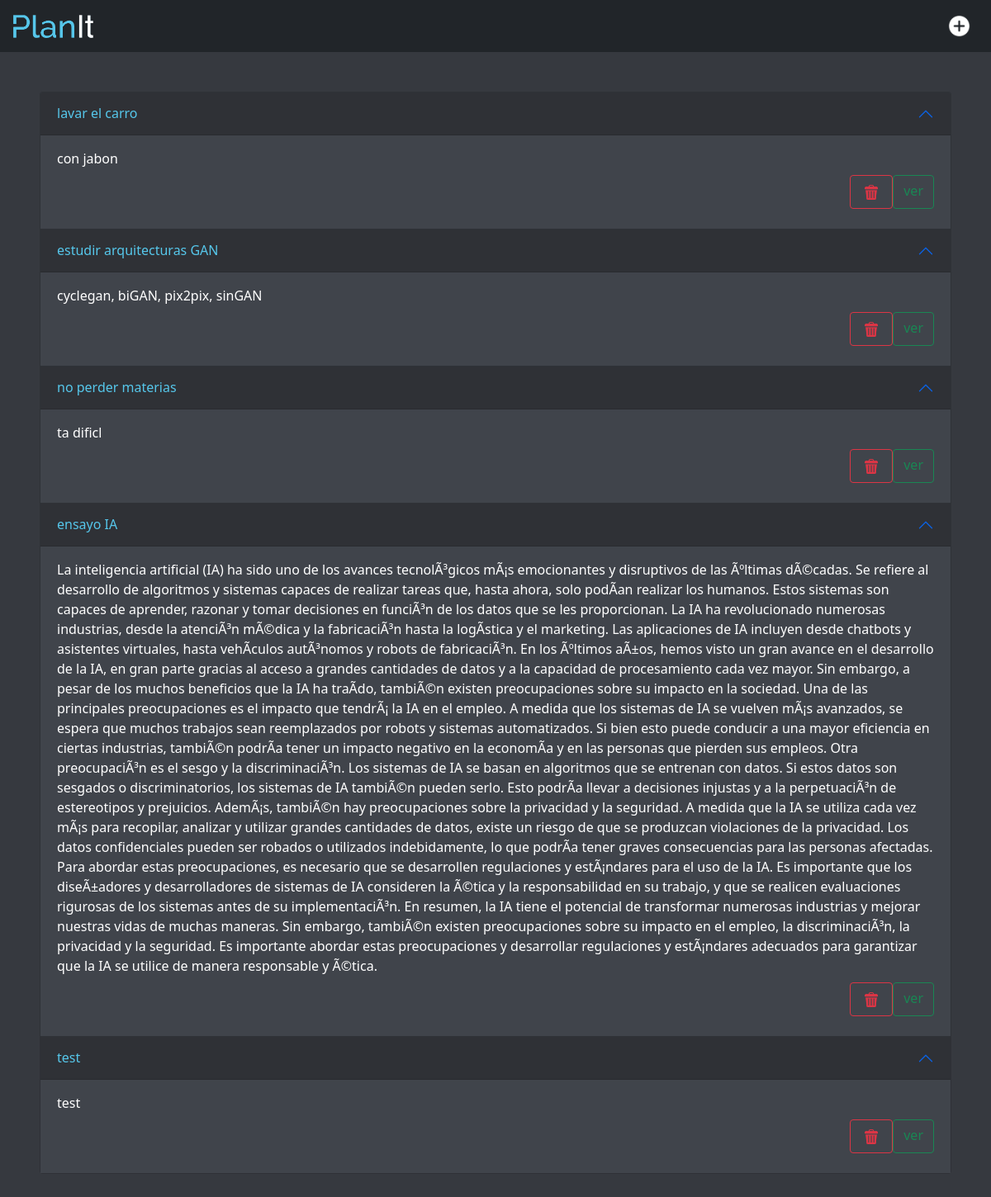
The page / on the database its author committed.
### tables this page shows
CREATE TABLE elements (
    id INTEGER PRIMARY KEY AUTOINCREMENT,
    title TEXT,
    body TEXT
);

### app.py (the view)
@app.route("/")
def index():
    connection = sqlite3.connect("database.db")
    connection.row_factory = sqlite3.Row
    elements = connection.execute("SELECT * FROM elements").fetchall()
    connection.close()
    return render_template("index.html", list=elements)

### templates/index.html (shortened to what this page needs)
<!doctype html>
<html lang="en">
  <head>
    <link href="https://cdn.jsdelivr.net/npm/bootstrap@5.1.3/dist/css/bootstrap.min.css" rel="stylesheet">
  </head>
  <body style="background-color: #36393f;">
    <nav class="navbar navbar-expand-lg navbar-dark bg-dark">
        <div class="container-fluid">
          <a class="navbar-brand" href="/">
            <img src="static/PlanIt_logo.png" alt="PlanIt logo" width="25%" height="25%" class="d-inline-block align-text-top m-1">
          </a>
          <ul class="navbar-nav ml-auto">
            <li class="nav-item">
                <a class="nav-link" href="/create"><img src="static/add.png" alt="add element button" width="85%" height="85%"></a>
            </li>
          </ul>
        </div>
      </nav>
      <div class="accordion m-5" id="accordionPanelsStayOpenExample">
        {% for element in list %}
        <div class="accordion-item" style="background-color: #36393f;">
          <h2 class="accordion-header" id="panelsStayOpen-headingOne">
            <button  style="background-color: #2f3136; color: #56c7eb;" class="accordion-button" style="font-weight: 600; " type="button" data-bs-toggle="collapse" data-bs-target="#panelsStayOpen-collapseOne" aria-expanded="true" aria-controls="panelsStayOpen-collapseOne">
                {{element.title}}
              </button>
          </h2>
          <div id="panelsStayOpen-collapseOne" class="accordion-collapse collapse show" aria-labelledby="panelsStayOpen-headingOne">
            <div class="accordion-body" style="background-color: #40444b; color:white">
                {{element.body}}
                <form action="{{element.id}}/delete" method="POST" class="d-flex justify-content-end">
                    <button type="submit" class="delete-button btn btn-outline-danger ml-auto my-2">
                        <img src="static/trash-can.png" alt="Delete element" style="width: 18px; height: 18px;" class="d-inline-block align-text-top m-1">
                    </button>
                    <a type="button" class="btn btn-outline-success ml-auto my-2" href="{{element.id}}">ver</a>
                </form>
            </div>
          </div>
        </div>
        {% endfor %}
      </div>
  </body>
</html>

### rows shown on the page
elements: title "lavar el carro", body "con jabon"
elements: title "estudir arquitecturas GAN", body "cyclegan, biGAN, pix2pix, sinGAN"
elements: title "no perder materias", body "ta dificl"
elements: title "ensayo IA", body "La inteligencia artificial (IA) ha sido uno de los avances tecnolÃ³gicos mÃ¡s emocionantes y disruptivos de las Ãºltimas dÃ©cadas. Se refiere al desarrollo de algoritmos y sistemas capaces de realizar tareas que, hasta ahora, solo podÃ­an realizar los humanos. Estos sistemas son capaces de aprender, razonar y tomar decisiones en funciÃ³n de los datos que se les proporcionan. La IA ha revolucionado numerosas industrias, desde la atenciÃ³n mÃ©dica y la fabricaciÃ³n hasta la logÃ­stica y el marketing. Las aplicaciones de IA incluyen desde chatbots y asistentes virtuales, hasta vehÃ­culos autÃ³nomos y robots de fabricaciÃ³n. En los Ãºltimos aÃ±os, hemos visto un gran avance en el desarrollo de…"
elements: title "test", body "test"
